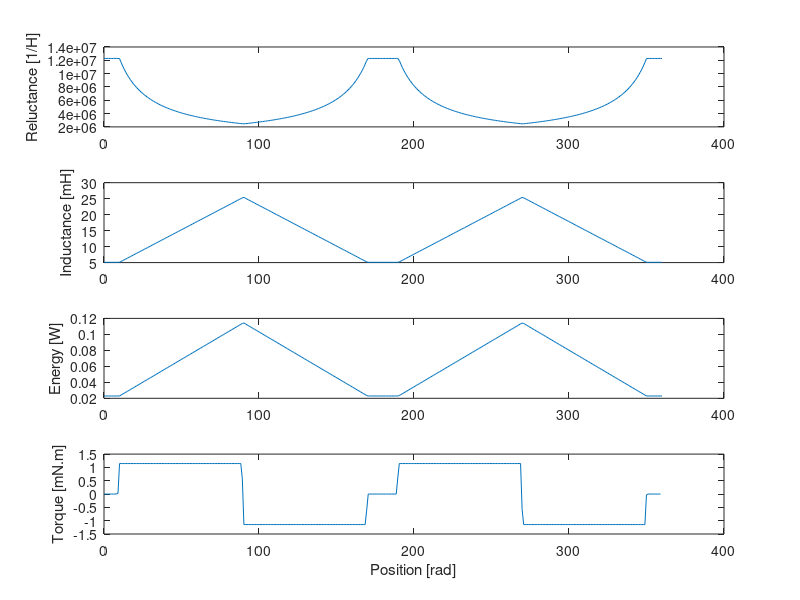

MATLAB code for this plot:
clc
clear all
close all


% Problem constants (in meters)
lgclearance=0.5*(10^-3);    % air-gap clearance
dcore=20*(10^-3);           % core depth
N=250;                      % number of turns
Idc=3;                      % coil current (DC)
u0=4*pi*(10^-7);            % permeability of free space

% Part with lg=0.5mm (long radius)
theta1=2*asind(7.5/12);

% Part with lg=2.5mm (short radius)
theta2=2*asind(7.5/10);

% Part with lg=0.5mm to 2.5mm
theta3=180-(theta1+theta2);

% Active region degrees
y=[];
m=theta1/80;
x=linspace(0,360,360);

for k1 = 1:length(x)
    if (x(k1)>=0)&&(x(k1)<=10)
        y(k1)=theta1;
    elseif (x(k1)>=10)&&(x(k1)<=90)
        y(k1)=theta1-m*(x(k1)-10);
    elseif (x(k1)>=90)&&(x(k1)<=170)
        y(k1)=m*(x(k1)-90);
    elseif (x(k1)>=170)&&(x(k1)<=190)
        y(k1)=theta1;
    elseif (x(k1)>=190)&&(x(k1)<=270)
        y(k1)=theta1-m*(x(k1)-190);
    elseif (x(k1)>=270)&&(x(k1)<=350)
        y(k1)=m*(x(k1)-270);
    else (x(k1)>=350)&&(x(k1)<=360);
        y(k1)=theta1;
    end
end


Aarc1=2*pi*12*(10^-3)*(y/360)*20*(10^-3);             %large air-gap
Aarc2=2*pi*12*(10^-3)*(theta1/360)*20*(10^-3)-Aarc1;    %small air-gap
R1=(2*2.5*(10^-3))./(u0*Aarc1);
R2=(2*0.5*(10^-3))./(u0*Aarc2);

Rtot=((1./R1)+(1./R2)).^(-1);

% Rotational Flux Linkage

F=N*Idc;
Flux=F./Rtot;
FL=Flux.*N;
L=FL./Idc;
L2=(N^2)./Rtot;


xr=x;
W=(1/2)*L*(Idc)^2;

T=diff(W)./diff(xr);



subplot(4,1,1)
plot(xr,Rtot)
ylabel('Reluctance [1/H]')
subplot(4,1,2)
plot(xr,L*1e3)
ylabel('Inductance [mH]')
subplot(4,1,3)
plot(xr,W)
ylabel('Energy [W]')
subplot(4,1,4)
plot(xr(1:359),T*1e3)
ylabel('Torque [mN.m]')
xlabel('Position [rad]')





